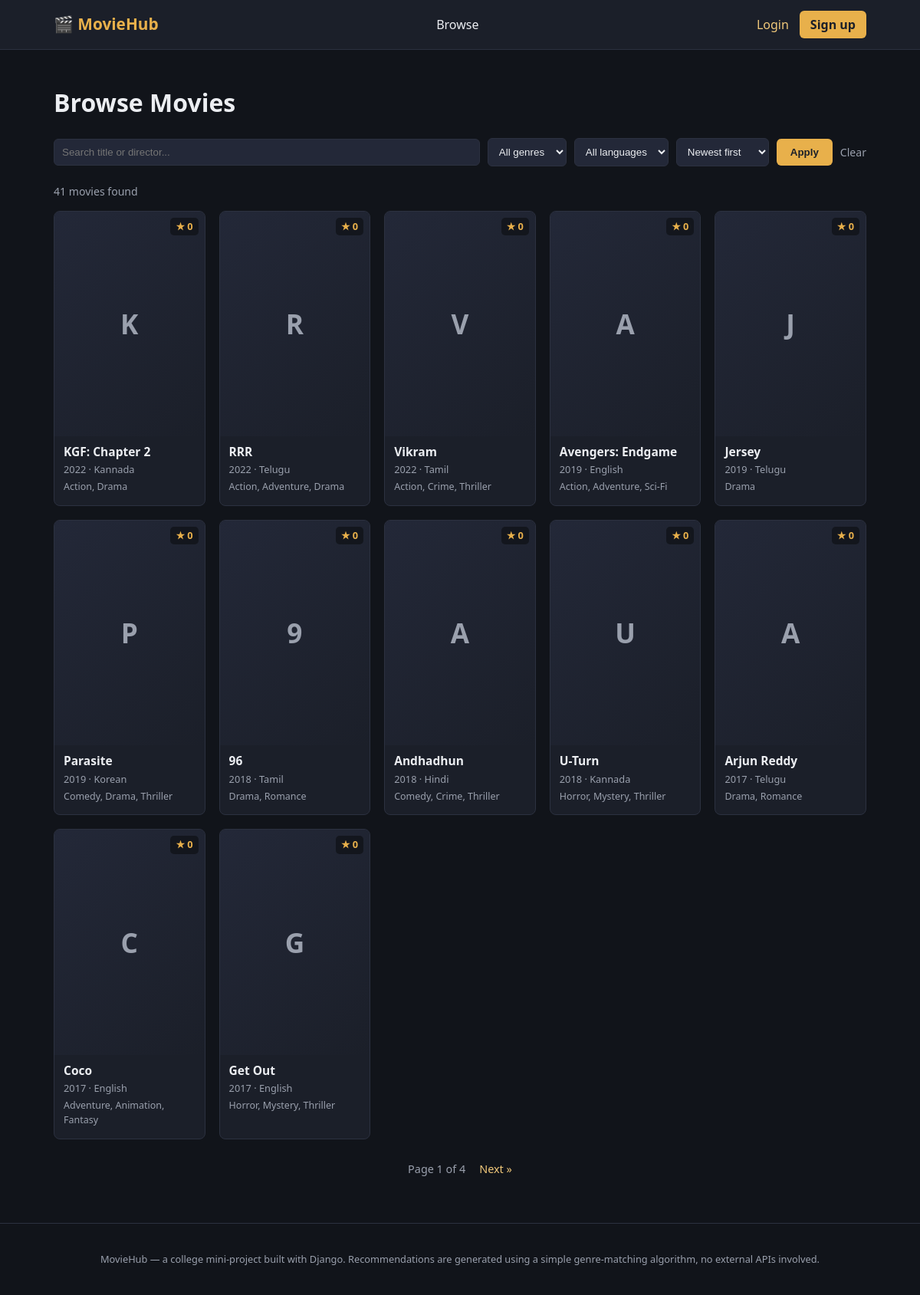
Page /movies/ on the committed database.
### movies/models.py (models this page shows, shortened)
class Movie(models.Model):
    title = models.CharField(max_length=200)
    genres = models.ManyToManyField(Genre, related_name='movies')
    language = models.CharField(max_length=20, choices=LANGUAGE_CHOICES)
    release_year = models.PositiveIntegerField()
    director = models.CharField(max_length=150, blank=True)
    description = models.TextField(blank=True)
    poster_url = models.URLField(blank=True, help_text="Link to a poster image (optional)")
    duration_minutes = models.PositiveIntegerField(default=120)
    added_on = models.DateTimeField(auto_now_add=True)
    class Meta:
        ordering = ['-release_year', 'title']
    def average_rating(self):
        ratings = self.ratings.all()
        if not ratings:
            return 0
        return round(sum(r.score for r in ratings) / ratings.count(), 1)

class Genre(models.Model):
    name = models.CharField(max_length=50, unique=True)
    class Meta:
        ordering = ['name']

### movies/views.py (the view)
# urls.py: path('movies/', views.movie_list, name='movie_list'),
def movie_list(request):
    movies = Movie.objects.all().prefetch_related('genres')
    query = request.GET.get('q', '').strip()
    genre_id = request.GET.get('genre', '')
    language = request.GET.get('language', '')
    sort = request.GET.get('sort', 'newest')
    if query:
        movies = movies.filter(Q(title__icontains=query) | Q(director__icontains=query))
    if genre_id:
        movies = movies.filter(genres__id=genre_id)
    if language:
        movies = movies.filter(language=language)
    movies = movies.distinct()
    if sort == 'rating':
        movies = sorted(movies, key=lambda m: m.average_rating(), reverse=True)
    elif sort == 'year':
        movies = sorted(movies, key=lambda m: m.release_year, reverse=True)
    elif sort == 'title':
        movies = sorted(movies, key=lambda m: m.title)
    paginator = Paginator(movies, 12)
    page_number = request.GET.get('page')
    page_obj = paginator.get_page(page_number)
    context = {
        'page_obj': page_obj,
        'genres': Genre.objects.all(),
        'languages': LANGUAGE_CHOICES,
        'query': query,
        'selected_genre': genre_id,
        'selected_language': language,
        'sort': sort,
    }
    return render(request, 'movies/movie_list.html', context)

### templates/movies/movie_list.html (shortened to what this page needs)
{% extends 'base.html' %}
{% block content %}
<h1>Browse Movies</h1>
<form action="{% url 'movie_list' %}" method="get" class="filter-bar">
    <input type="text" name="q" placeholder="Search title or director..." value="{{ query }}">
    <select name="genre">
        <option value="">All genres</option>
    </select>
    <select name="language">
        <option value="">All languages</option>
    </select>
    <select name="sort">
        <option value="newest" {% if sort == 'newest' %}selected{% endif %}>Newest first</option>
    </select>
    <button type="submit">Apply</button>
    <a href="{% url 'movie_list' %}" class="clear-link">Clear</a>
</form>
{% if page_obj %}
    <p class="result-count">{{ page_obj.paginator.count }} movie{{ page_obj.paginator.count|pluralize }} found</p>
    <div class="movie-grid">
        {% for movie in page_obj %}
            {% include 'movies/movie_card.html' %}
        {% endfor %}
    </div>
    <div class="pagination">
        <span>Page {{ page_obj.number }} of {{ page_obj.paginator.num_pages }}</span>
        {% if page_obj.has_next %}
            <a href="?page={{ page_obj.next_page_number }}&q={{ query }}&genre={{ selected_genre }}&language={{ selected_language }}&sort={{ sort }}">Next &raquo;</a>
        {% endif %}
    </div>
{% else %}
    <p class="empty-note">No movies matched your search.</p>
{% endif %}
{% endblock %}

### templates/movies/movie_card.html
{% load static %}
<a href="{% url 'movie_detail' movie.pk %}" class="movie-card">
    <div class="poster">
        {% if movie.poster_url %}
            <img src="{{ movie.poster_url }}" alt="{{ movie.title }} poster" loading="lazy">
        {% else %}
            <div class="poster-fallback">
                <span>{{ movie.title|slice:":1" }}</span>
            </div>
        {% endif %}
        <div class="rating-badge">★ {{ movie.average_rating }}</div>
    </div>
    <div class="movie-card-info">
        <h3>{{ movie.title }}</h3>
        <p class="meta">{{ movie.release_year }} · {{ movie.language }}</p>
        <p class="genres">
            {% for g in movie.genres.all %}{{ g.name }}{% if not forloop.last %}, {% endif %}{% endfor %}
        </p>
    </div>
</a>

### static/css/style.css (style rules this page uses)
:root { --bg: #11141a; --panel: #1b1f29; --panel-light: #232838; --accent: #e8b04b; --accent-soft: #f0c87a; --text: #eceef2; --text-dim: #9aa0ad; --border: #2c3140; --danger: #e25c5c; --success: #5cc28a; }
* { box-sizing: border-box; }
body { margin: 0; font-family: 'Segoe UI', Roboto, Arial, sans-serif; background: var(--bg); color: var(--text); line-height: 1.5; }
a { color: var(--accent-soft); text-decoration: none; }
.hero-search button, button, .btn-outline { background: var(--accent); color: #1b1f29; border: none; padding: 10px 18px; border-radius: 6px; font-weight: 600; cursor: pointer; }
.movie-grid { display: grid; grid-template-columns: repeat(auto-fill, minmax(170px, 1fr)); gap: 18px; }
.movie-card { background: var(--panel); border-radius: 8px; overflow: hidden; border: 1px solid var(--border); color: var(--text); display: block; transition: transform 0.15s ease, border-color 0.15s ease; }
.poster { position: relative; aspect-ratio: 2 / 3; background: var(--panel-light); }
.poster-fallback { width: 100%; height: 100%; display: flex; align-items: center; justify-content: center; font-size: 2.2rem; font-weight: 700; color: var(--text-dim); background: linear-gradient(135deg, #232838, #1b1f29); }
.rating-badge { position: absolute; top: 8px; right: 8px; background: rgba(17, 20, 26, 0.85); color: var(--accent); padding: 2px 7px; border-radius: 5px; font-size: 0.8rem; font-weight: 600; }
.movie-card-info { padding: 10px 12px 14px; }
.movie-card-info h3 { margin: 0 0 4px; font-size: 0.97rem; line-height: 1.3; }
.movie-card-info .meta { margin: 0 0 4px; font-size: 0.8rem; color: var(--text-dim); }
.movie-card-info .genres { margin: 0; font-size: 0.78rem; color: var(--text-dim); }
.filter-bar { display: flex; flex-wrap: wrap; gap: 10px; margin: 22px 0; align-items: center; }
.filter-bar input, .filter-bar select { padding: 9px 10px; border-radius: 6px; border: 1px solid var(--border); background: var(--panel-light); color: var(--text); }
.filter-bar input { flex: 1; min-width: 180px; }
.clear-link { font-size: 0.88rem; color: var(--text-dim); }
.result-count { color: var(--text-dim); font-size: 0.88rem; margin-bottom: 14px; }
.pagination { display: flex; justify-content: center; align-items: center; gap: 18px; margin-top: 28px; color: var(--text-dim); font-size: 0.9rem; }

### rows in the picture
Movie: title "K", average_rating "0", title "KGF: Chapter 2", release_year "2022", language "Kannada"
Genre: name "Action"
Genre: name "Drama"
Movie: title "R", average_rating "0", title "RRR", release_year "2022", language "Telugu"
Genre: name "Adventure"
Movie: title "V", average_rating "0", title "Vikram", release_year "2022", language "Tamil"
Genre: name "Crime"
Genre: name "Thriller"
Movie: title "A", average_rating "0", title "Avengers: Endgame", release_year "2019", language "English"
Genre: name "Sci-Fi"
Movie: title "J", average_rating "0", title "Jersey", release_year "2019", language "Telugu"
Movie: title "P", average_rating "0", title "Parasite", release_year "2019", language "Korean"
Genre: name "Comedy"
Movie: title "9", average_rating "0", title "96", release_year "2018", language "Tamil"
Genre: name "Romance"
Movie: title "A", average_rating "0", title "Andhadhun", release_year "2018", language "Hindi"
Movie: title "U", average_rating "0", title "U-Turn", release_year "2018", language "Kannada"
Genre: name "Horror"
Genre: name "Mystery"
Movie: title "A", average_rating "0", title "Arjun Reddy", release_year "2017", language "Telugu"
Movie: title "C", average_rating "0", title "Coco", release_year "2017", language "English"
Genre: name "Animation"
Genre: name "Fantasy"
Movie: title "G", average_rating "0", title "Get Out", release_year "2017", language "English"

### other values in the picture
{{ page_obj.paginator.count }} "41"
{{ page_obj.number }} "1"
{{ page_obj.paginator.num_pages }} "4"
